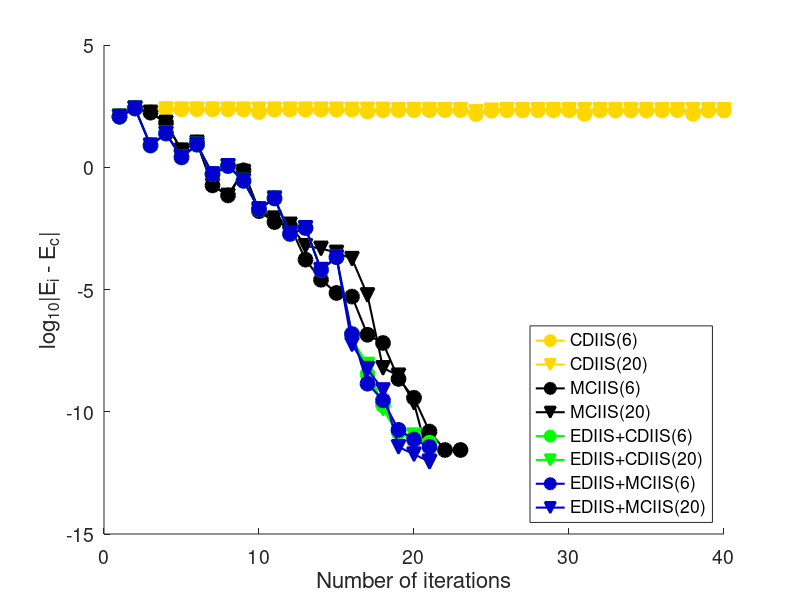

Reproduce this figure in MATLAB.


load cdimOut.mat;
output.energySet{1} = output.energySet{1}(1:40);
output.energySet{2} = output.energySet{2}(1:40);

maxSCFIter = 40;
ener = output.ener;
iter = output.iter;
energySet = output.energySet;

yellow = [255 215 0] ./ 255;
darkBlue = [0 0 205] ./ 255;

% shapes = {'s', 'o', 'v', '^', 'd', 'h', '<', '>'};
shapes = {'o', 'v', 'o', 'v', 'o', 'v', 'o', 'v'};
colors = {yellow, yellow, 'k', 'k', 'g', 'g', darkBlue, darkBlue};

for iType = 1:length(ener)
    fprintf('%0.8f  %d \n', ener{iType}, iter{iType});
end

energyArray = [ener{:}];
iterArray = [iter{:}];
minEnergy = min(energyArray(iterArray~=maxSCFIter));

hFig = figure();
set(hFig, 'Position', [10 10 800 600])
hold();
for iType = 1:length(ener)
    errorArray = log10(abs(energySet{iType} - minEnergy));
    errorArray(errorArray == -inf) = min(errorArray(errorArray ~= -inf));
    plot(1:length(energySet{iType}), errorArray, ...
        'LineWidth', 1.5, ...
        'Color', colors{iType}, ...
        'Marker', shapes{iType}, ...
        'MarkerFaceColor', colors{iType}, ...
        'MarkerSize', 10);
end

set(gca,'FontSize', 14)

xlabel('Number of iterations', 'FontSize', 16);
ylabel('log_{10}|E_i - E_c|', 'FontSize', 16);
legend('CDIIS(6)', 'CDIIS(20)', 'MCIIS(6)', 'MCIIS(20)', 'EDIIS+CDIIS(6)', 'EDIIS+CDIIS(20)', 'EDIIS+MCIIS(6)', 'EDIIS+MCIIS(20)', ...
    'Location', 'SouthEast');

outputFileName = './graphs/cdim.pdf';
print(outputFileName, '-dpdf')


